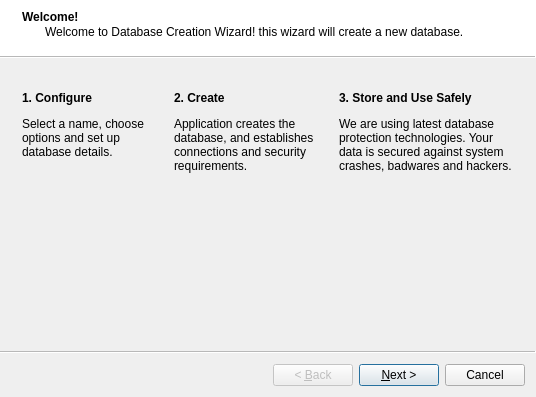
<?xml version="1.0" encoding="UTF-8"?>
<ui version="4.0">
 <class>WizardCreateDatabase</class>
 <widget class="QWizard" name="WizardCreateDatabase">
  <property name="geometry">
   <rect>
    <x>0</x>
    <y>0</y>
    <width>536</width>
    <height>397</height>
   </rect>
  </property>
  <property name="windowTitle">
   <string>Database Creation Wizard</string>
  </property>
  <property name="wizardStyle">
   <enum>QWizard::ModernStyle</enum>
  </property>
  <widget class="QWizardPage" name="wizardPageIntro">
   <property name="title">
    <string>Welcome!</string>
   </property>
   <property name="subTitle">
    <string>Welcome to Database Creation Wizard! this wizard will create a new database.</string>
   </property>
   <layout class="QGridLayout" name="gridLayout">
    <item row="0" column="0">
     <widget class="QLabel" name="label_2">
      <property name="pixmap">
       <pixmap resource="../resources.qrc">:/images/images/mail-mark-task_128x131.png</pixmap>
      </property>
      <property name="alignment">
       <set>Qt::AlignLeading|Qt::AlignLeft|Qt::AlignVCenter</set>
      </property>
     </widget>
    </item>
    <item row="0" column="1">
     <widget class="QLabel" name="label">
      <property name="pixmap">
       <pixmap resource="../resources.qrc">:/images/images/database-add-192x192.png</pixmap>
      </property>
      <property name="alignment">
       <set>Qt::AlignLeading|Qt::AlignLeft|Qt::AlignVCenter</set>
      </property>
     </widget>
    </item>
    <item row="0" column="2">
     <widget class="QLabel" name="label_3">
      <property name="pixmap">
       <pixmap resource="../resources.qrc">:/images/images/encrypted_128x128.png</pixmap>
      </property>
      <property name="alignment">
       <set>Qt::AlignLeading|Qt::AlignLeft|Qt::AlignVCenter</set>
      </property>
     </widget>
    </item>
    <item row="1" column="0">
     <widget class="QLabel" name="label_4">
      <property name="text">
       <string>&lt;html&gt;&lt;head/&gt;&lt;body&gt;&lt;p&gt;&lt;span style=&quot; font-weight:600;&quot;&gt;1. Configure&lt;/span&gt;&lt;/p&gt;&lt;p&gt;Select a name, choose options and set up database details.&lt;/p&gt;&lt;/body&gt;&lt;/html&gt;</string>
      </property>
      <property name="alignment">
       <set>Qt::AlignLeading|Qt::AlignLeft|Qt::AlignTop</set>
      </property>
      <property name="wordWrap">
       <bool>true</bool>
      </property>
     </widget>
    </item>
    <item row="1" column="1">
     <widget class="QLabel" name="label_5">
      <property name="text">
       <string>&lt;html&gt;&lt;head/&gt;&lt;body&gt;&lt;p&gt;&lt;span style=&quot; font-weight:600;&quot;&gt;2. Create&lt;/span&gt;&lt;/p&gt;&lt;p&gt;Application creates the database, and establishes connections and security requirements.&lt;/p&gt;&lt;/body&gt;&lt;/html&gt;</string>
      </property>
      <property name="alignment">
       <set>Qt::AlignLeading|Qt::AlignLeft|Qt::AlignTop</set>
      </property>
      <property name="wordWrap">
       <bool>true</bool>
      </property>
     </widget>
    </item>
    <item row="1" column="2">
     <widget class="QLabel" name="label_6">
      <property name="text">
       <string>&lt;html&gt;&lt;head/&gt;&lt;body&gt;&lt;p&gt;&lt;span style=&quot; font-weight:600;&quot;&gt;3. Store and Use Safely&lt;/span&gt;&lt;/p&gt;&lt;p&gt;We are using latest database protection technologies. Your data is secured against system crashes, badwares and hackers. &lt;/p&gt;&lt;/body&gt;&lt;/html&gt;</string>
      </property>
      <property name="alignment">
       <set>Qt::AlignLeading|Qt::AlignLeft|Qt::AlignTop</set>
      </property>
      <property name="wordWrap">
       <bool>true</bool>
      </property>
     </widget>
    </item>
   </layout>
  </widget>
  <widget class="QWizardPage" name="wizardPageConfigure">
   <property name="title">
    <string>Configure Database</string>
   </property>
   <property name="subTitle">
    <string>If you are unsure about any option, leave it empty or choose default values.</string>
   </property>
   <layout class="QVBoxLayout" name="verticalLayout">
    <property name="leftMargin">
     <number>0</number>
    </property>
    <property name="topMargin">
     <number>9</number>
    </property>
    <property name="rightMargin">
     <number>0</number>
    </property>
    <property name="bottomMargin">
     <number>0</number>
    </property>
    <item>
     <widget class="QGroupBox" name="groupBoxDatabaseType">
      <property name="title">
       <string>Database Type</string>
      </property>
      <layout class="QGridLayout" name="gridLayout_2">
       <item row="0" column="1">
        <widget class="QComboBox" name="comboBoxDatabaseType"/>
       </item>
       <item row="0" column="0">
        <widget class="QLabel" name="labelType">
         <property name="text">
          <string>Provider:</string>
         </property>
         <property name="buddy">
          <cstring>comboBoxDatabaseType</cstring>
         </property>
        </widget>
       </item>
       <item row="0" column="2">
        <spacer name="horizontalSpacer">
         <property name="orientation">
          <enum>Qt::Horizontal</enum>
         </property>
         <property name="sizeHint" stdset="0">
          <size>
           <width>40</width>
           <height>20</height>
          </size>
         </property>
        </spacer>
       </item>
      </layout>
     </widget>
    </item>
    <item>
     <widget class="QGroupBox" name="groupBox">
      <property name="title">
       <string>Connection Information</string>
      </property>
      <layout class="QVBoxLayout" name="verticalLayout_2">
       <item>
        <widget class="QStackedWidget" name="stackedWidgetDatabases">
         <property name="currentIndex">
          <number>0</number>
         </property>
         <widget class="QWidget" name="pageMySQL">
          <layout class="QGridLayout" name="gridLayout_3" columnstretch="0,0,1">
           <item row="0" column="0">
            <widget class="QLabel" name="labelHost">
             <property name="text">
              <string>&amp;Host:</string>
             </property>
             <property name="alignment">
              <set>Qt::AlignRight|Qt::AlignTrailing|Qt::AlignVCenter</set>
             </property>
             <property name="buddy">
              <cstring>lineEditHost</cstring>
             </property>
            </widget>
           </item>
           <item row="0" column="1">
            <widget class="QLineEdit" name="lineEditHost"/>
           </item>
           <item row="0" column="2">
            <widget class="QCheckBox" name="checkBoxLocal">
             <property name="text">
              <string>Local (default)</string>
             </property>
            </widget>
           </item>
           <item row="1" column="0">
            <widget class="QLabel" name="labelPort">
             <property name="text">
              <string>&amp;Port:</string>
             </property>
             <property name="alignment">
              <set>Qt::AlignRight|Qt::AlignTrailing|Qt::AlignVCenter</set>
             </property>
             <property name="buddy">
              <cstring>spinBoxPort</cstring>
             </property>
            </widget>
           </item>
           <item row="1" column="1">
            <widget class="QSpinBox" name="spinBoxPort">
             <property name="sizePolicy">
              <sizepolicy hsizetype="Fixed" vsizetype="Fixed">
               <horstretch>0</horstretch>
               <verstretch>0</verstretch>
              </sizepolicy>
             </property>
             <property name="minimum">
              <number>1</number>
             </property>
             <property name="maximum">
              <number>999999</number>
             </property>
            </widget>
           </item>
           <item row="1" column="2">
            <widget class="QCheckBox" name="checkBoxDefaultPort">
             <property name="text">
              <string>Default</string>
             </property>
            </widget>
           </item>
           <item row="2" column="0">
            <widget class="QLabel" name="labelDatabase">
             <property name="text">
              <string>&amp;Database:</string>
             </property>
             <property name="alignment">
              <set>Qt::AlignRight|Qt::AlignTrailing|Qt::AlignVCenter</set>
             </property>
             <property name="buddy">
              <cstring>lineEditDatabase</cstring>
             </property>
            </widget>
           </item>
           <item row="2" column="1">
            <widget class="QLineEdit" name="lineEditDatabase"/>
           </item>
           <item row="2" column="2">
            <widget class="QCheckBox" name="checkBoxDefaultDatabase">
             <property name="text">
              <string>Default</string>
             </property>
            </widget>
           </item>
           <item row="3" column="0">
            <widget class="QLabel" name="labelUserName">
             <property name="text">
              <string>&amp;Username:</string>
             </property>
             <property name="alignment">
              <set>Qt::AlignRight|Qt::AlignTrailing|Qt::AlignVCenter</set>
             </property>
             <property name="buddy">
              <cstring>lineEditUser</cstring>
             </property>
            </widget>
           </item>
           <item row="3" column="1">
            <widget class="QLineEdit" name="lineEditUser"/>
           </item>
           <item row="3" column="2">
            <widget class="QCheckBox" name="checkBoxDefaultUsername">
             <property name="text">
              <string>Default</string>
             </property>
            </widget>
           </item>
           <item row="4" column="0">
            <widget class="QLabel" name="labelPassword">
             <property name="text">
              <string>Pass&amp;word:</string>
             </property>
             <property name="alignment">
              <set>Qt::AlignRight|Qt::AlignTrailing|Qt::AlignVCenter</set>
             </property>
             <property name="buddy">
              <cstring>lineEditPassword</cstring>
             </property>
            </widget>
           </item>
           <item row="4" column="1">
            <widget class="QLineEdit" name="lineEditPassword">
             <property name="echoMode">
              <enum>QLineEdit::Password</enum>
             </property>
            </widget>
           </item>
           <item row="5" column="1">
            <widget class="QPushButton" name="pushButtonTest">
             <property name="sizePolicy">
              <sizepolicy hsizetype="Fixed" vsizetype="Fixed">
               <horstretch>0</horstretch>
               <verstretch>0</verstretch>
              </sizepolicy>
             </property>
             <property name="text">
              <string>Test Connection</string>
             </property>
             <property name="iconSize">
              <size>
               <width>16</width>
               <height>16</height>
              </size>
             </property>
            </widget>
           </item>
           <item row="6" column="1">
            <widget class="QCheckBox" name="checkBoxRemember">
             <property name="text">
              <string>Store connection information</string>
             </property>
            </widget>
           </item>
           <item row="7" column="1">
            <spacer name="verticalSpacer_2">
             <property name="orientation">
              <enum>Qt::Vertical</enum>
             </property>
             <property name="sizeHint" stdset="0">
              <size>
               <width>20</width>
               <height>40</height>
              </size>
             </property>
            </spacer>
           </item>
          </layout>
         </widget>
         <widget class="QWidget" name="pageSQLite">
          <layout class="QVBoxLayout" name="verticalLayout_3">
           <item>
            <layout class="QHBoxLayout" name="horizontalLayout">
             <item>
              <widget class="QLabel" name="labelDatabaseLocation">
               <property name="text">
                <string>&amp;Database:</string>
               </property>
               <property name="buddy">
                <cstring>lineEditDatabaseLocation</cstring>
               </property>
              </widget>
             </item>
             <item>
              <widget class="QLineEdit" name="lineEditDatabaseLocation"/>
             </item>
             <item>
              <widget class="QToolButton" name="toolButtonSelectDBFile">
               <property name="text">
                <string>...</string>
               </property>
              </widget>
             </item>
            </layout>
           </item>
           <item>
            <spacer name="verticalSpacer">
             <property name="orientation">
              <enum>Qt::Vertical</enum>
             </property>
             <property name="sizeHint" stdset="0">
              <size>
               <width>20</width>
               <height>227</height>
              </size>
             </property>
            </spacer>
           </item>
          </layout>
         </widget>
        </widget>
       </item>
      </layout>
     </widget>
    </item>
   </layout>
  </widget>
  <widget class="QWizardPage" name="wizardPage2"/>
 </widget>
 <resources>
  <include location="../resources.qrc"/>
 </resources>
 <connections/>
</ui>
